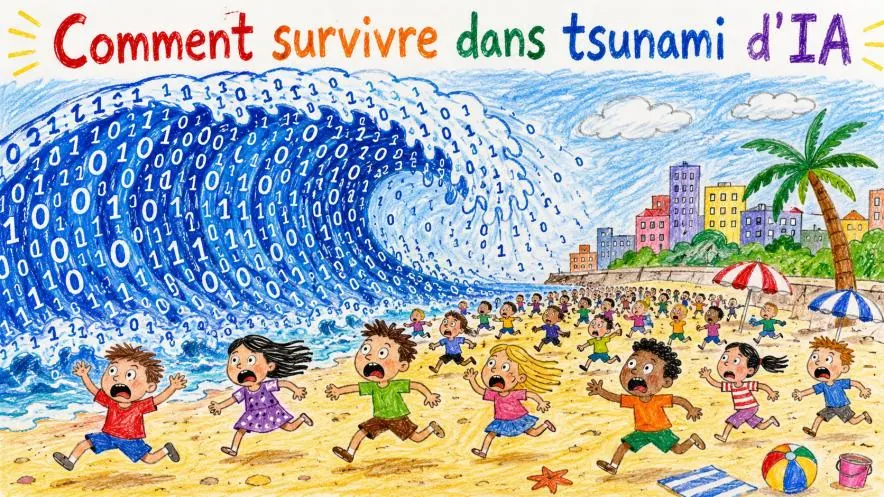
#> input picture ai/survival-202608/assets/001e1c14540be7dd.webp, 884 x 497 px, given in place of neural-stage.png, which was not available
$ python build_bilingual_thumbnails.py
#> lines starting #> are read from the running program, lines starting #| are printed output that depends on the picture
"""Create WebP previews from verified renders; reuse identical artwork."""
import hashlib,json
from pathlib import Path
from PIL import Image
ROOT=Path(__file__).resolve().parent
SHARED='ai/survival-202608'
def apply_refs(data):
 student=data.get('edition')=='student'
 for slide in data['slides']:
  n=slide['n'];name=f'bilingual-page-{n:02d}-v1.webp'
  local=ROOT/'site/ai/survival/student/assets'/name
  common=ROOT/'site'/SHARED/'assets'/name
  if student and local.exists():slide['thumb']='/slides/ai/survival/student/assets/'+name
  elif common.exists():slide['thumb']=('/slides/'+SHARED+'/' if student else '')+'assets/'+name
 return data
def build():
 work=ROOT/'work/bilingual-v1';created=[]
 def save(source,target):
  image=Image.open(source).convert('RGB');image.thumbnail((320,180),Image.Resampling.LANCZOS)
  image.save(target,format='WEBP',quality=78,method=6);created.append(target.relative_to(ROOT/'site').as_posix())
 for edition in ['teacher','student']:
  for png in sorted((work/'renders'/edition).glob('page-*.png')):
   n=int(png.stem.split('-')[1]);name=f'bilingual-page-{n:02d}-v1.webp'
   base=ROOT/'site'/(SHARED if edition=='teacher' else 'ai/survival/student')/'assets'
   other=work/'renders/teacher'/png.name
   if edition=='student' and other.exists() and other.read_bytes()==png.read_bytes():continue
   save(png,base/name)
#> pass 2 of the loop in build, `for edition in ['teacher','student']:`:
 for n,name in [(12,'neural-stage'),(15,'gradient-stage')]:save(work/(name+'.png'),ROOT/'site'/SHARED/'assets'/f'bilingual-page-{n:02d}-v1.webp')
#> in save, image is the input picture: PIL image 884x497 RGB; mean R, G, B 171.6, 178.1, 177.1
#> in save, `image.thumbnail((320, 180), Image.Resampling.LANCZOS)`:
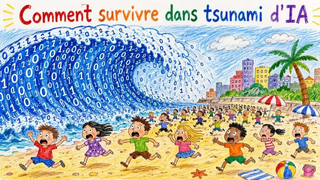
#> image: PIL image 320x180 RGB; mean R, G, B 171.6, 178, 177
#> pass 2 of the loop in build, `for n,name in [(12,'neural-stage'),(15,'gradient-stage')]:save(work/(n..`:
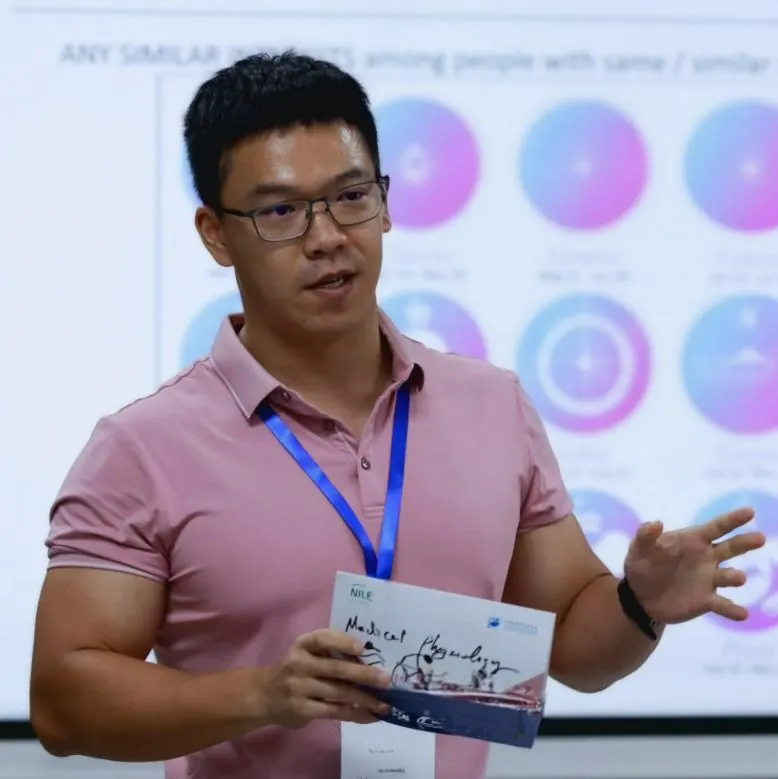
#> input picture ai/survival-202608/assets/0547b3b7b1f6731c.webp, 778 x 779 px, given in place of gradient-stage.png, which was not available
#> in save, image is the input picture: PIL image 778x779 RGB; mean R, G, B 164.5, 157.7, 176.7
#> in save (call 2), `image.thumbnail((320, 180), Image.Resampling.LANCZOS)`:
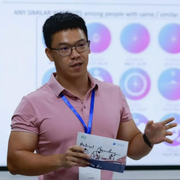
#> image: PIL image 180x180 RGB; mean R, G, B 164.6, 157.8, 176.8
 for folder in [SHARED,'ai/survival/student']:
  p=ROOT/'site'/folder/'slides.json';data=json.loads(p.read_text(encoding='utf8'));p.write_text(json.dumps(apply_refs(data),ensure_ascii=False,separators=(',',':')),encoding='utf8')
 (work/'thumbnails.json').write_text(json.dumps(created,indent=2),encoding='utf8')
 print(json.dumps({'previews':len(created),'bytes':sum((ROOT/'site'/p).stat().st_size for p in created)}))
#> (the run stopped early here; a loop or call above may not have finished)
